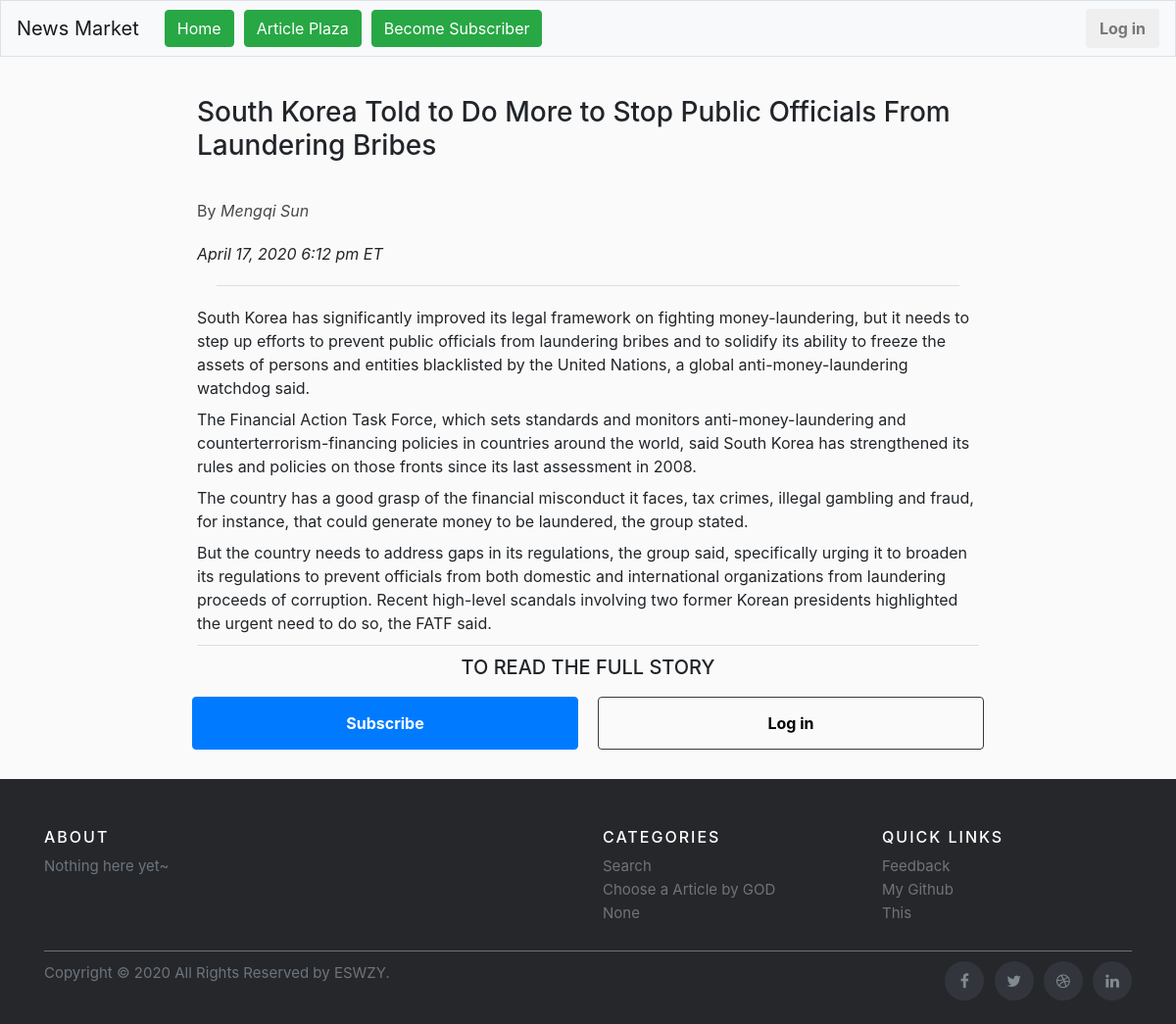
The app's page /articles/South Korea Told to Do More to Stop Public Officials From Laundering Bribes with its own data.
### articles/models.py (models this page shows)
class Article(models.Model):
    objects = RandomManager()
    title = models.TextField(verbose_name='Title')
    author = models.CharField(max_length=64, verbose_name='Author', null=True)
    date = models.CharField(max_length=64, verbose_name='Publish date', null=True)
    brief = models.TextField(verbose_name='Brief', null=True)
    free_text = models.TextField(verbose_name='Free part', null=True)
    pay_text = models.TextField(verbose_name='Full part', null=True)

### articles/views.py (the view)
# urls.py: path("<title>", views.article, name="full_article"),
def article(request, title):
    title = title.replace('-', ' ')
    article = Article.objects.get(title=title)
    context = {
        "article": article
    }
    return render(request, "articles/article.html", context)

### articles/templates/articles/article.html
{% extends "base.html" %}
{% block body %}
<div class="article__content">
    <div class="article__header">
        <h3 class="article__title">
            {{ article.title }}
        </h3>
        {% if article.author %}
        <div class="article__author">
            By <i>{{ article.author }}</i>
        </div>
        {% endif %}
        {% if article.date %}
        <div class="article__date">
            <i>{{ article.date }}</i>
        </div>
        {% endif %}
        <hr style="margin: 20px">
    </div>
    <div class="article__body">
        {{ article.free_text|safe }}
    </div>
    {% if request.user.customer.sub %}
        <div class="alert alert-warning alert-dismissible fade show" role="alert">
            <h5>Congratulations!</h5>
            <hr style="">The paywall has been broken down!.
            <button type="button" class="close" data-dismiss="alert" aria-label="Close">
                <span aria-hidden="true">&times;</span>
            </button>
        </div>
        <div class="article__body">
            {{ article.pay_text|safe }}
        </div>
    {% else %}
    <hr>
    <div style="text-align: center;">
        <div style="">
            <h5 >TO READ THE FULL STORY</h5>
            {% if not request.user.is_authenticated %}
                <div class="row">
                    <div style="width: 50%; padding: 10px">
                        <button class="btn btn-primary btn-block" type="button">
                            <a class="nav-link" href="/" style="color: #ffffff"><b>Subscribe</b></a>
                        </button>
                    </div>
                    <div style="width: 50%; padding: 10px">
                        <button class="btn btn-outline-dark btn-block" type="button">
                            <a class="nav-link" href="/" style="color: #000000"><b>Log in</b></a>
                        </button>
                    </div>
                </div>
            {% else %}
                <div style="width: 100%; padding: 20px">
                    <button class="btn btn-primary btn-block" type="button">
                        <a class="nav-link" href="/" style="color: #ffffff"><b>Subscribe</b></a>
                    </button>
                </div>
            {% endif %}
        </div>
    </div>
    {% endif %}
</div>
{% endblock %}

### static/footer.css (style rules this page uses)
html { overflow-y: initial; }

### static/app.css (style rules this page uses)
hr { margin-top: 10px; margin-bottom: 10px; border-top: 1px solid #dedede }
.article__author { position: relative; padding-top: 30px; color: #484848; margin-bottom: 20px; }
p { margin-bottom: .5em; word-break: break-word; }
body { background-color: #fafafa; }
.article__content { padding-top: 40px; margin-left: 15%; margin-right: 15%; }

### records on screen
Article: title "South Korea Told to Do More to Stop Public Officials From Laundering Bribes", author "Mengqi Sun", date "April 17, 2020 6:12 pm ET", free_text "South Korea has significantly improved its legal framework on fighting money-laundering, but it needs to step up efforts to prevent public officials from laundering bribes and to solidify its ability to freeze the assets of persons and entities blacklisted by the United Nations, a global anti-money-laundering watchdog said. The Financial Action Task Force, which sets standards and monitors anti-money-laundering and counterterrorism-financing policies in countries around the world, said South Korea has strengthened its rules and policies on those fronts since its last assessment in 2008. The country has a good grasp of the financial misconduct it faces, tax crimes, illegal gambling and…"
